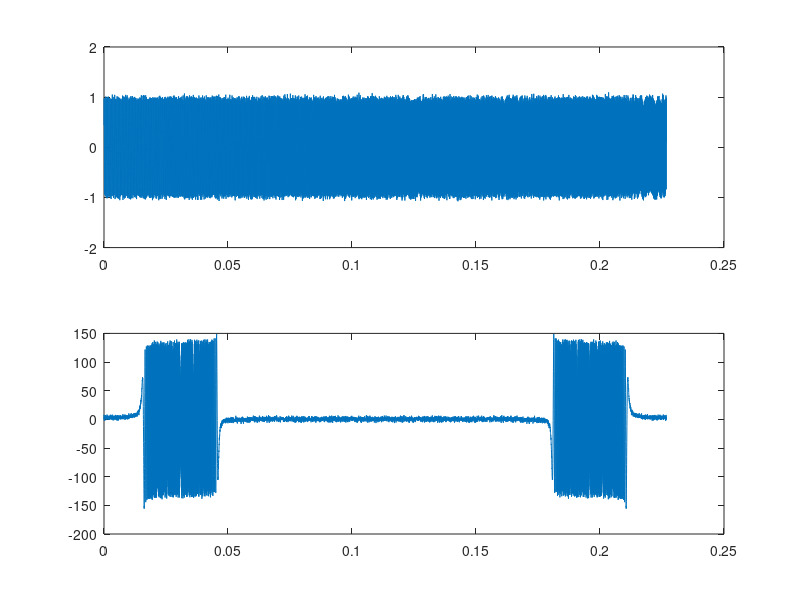

MATLAB code for this plot:
% Sky Hoffert
% August 22, 2019
% Amplitude Modulation sandbox.

clear,clc

fCarrier = 10e6; % 10 MHz
fSampling = 44.1e3; % CD sampling frequency 44.1 kHz
fAudioStart = 3e3; % assume 3-6 kHz sine wave audio
fAudioEnd = 6e3;
aAudio = 1.0;
pNoise = -30;

nSamples = 10e3;

audioSignal = zeros(nSamples,1);
noiseSignal = wgn(1,nSamples,pNoise);

frequencies = fAudioStart:(fAudioEnd-fAudioStart)/nSamples:fAudioEnd;
phase = 0;

for i = 1:1:nSamples
    audioSignal(i) = aAudio * sin(2*pi*frequencies(i) * (i/fSampling) + phase) + noiseSignal(i);
end

time = 0:1/fSampling:(nSamples-1)/fSampling;

soundsc(audioSignal);

subplot(2,1,1);
plot(time, audioSignal);
ylim([-2*aAudio,2*aAudio]);

subplot(2,1,2);
plot(time, real(fft(audioSignal)));
